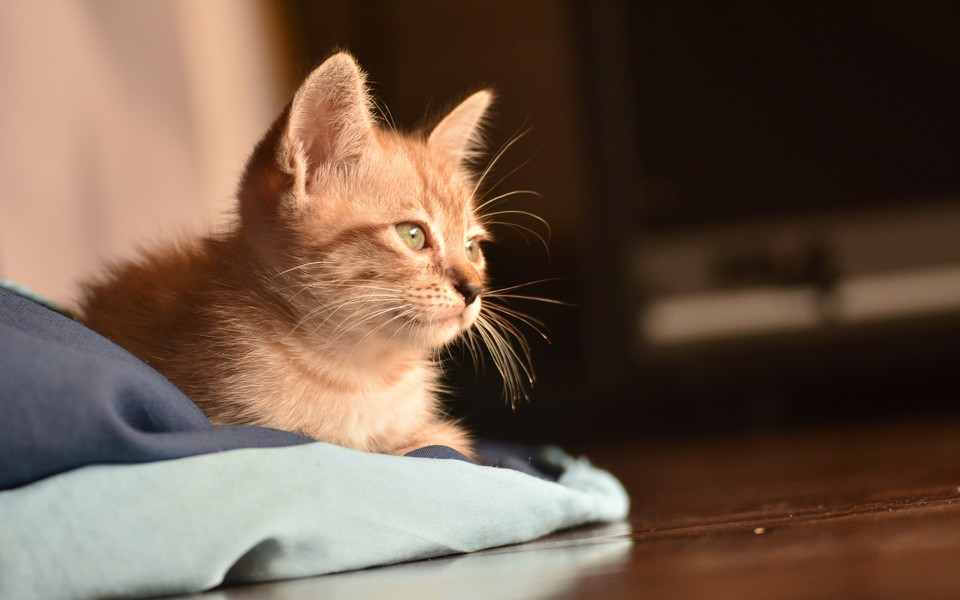
#> input picture python/file/aaa/cat.jpg, 960 x 600 px, found by its file name
$ python '8.7 第三方模块例子.py'
#> lines starting #> are read from the running program, lines starting #| are printed output that depends on the picture
from PIL import Image  #PIL(pillow) 图片处理模块

img = Image.open(r"C:\Users\mango\Desktop\python代码\file\aaa\cat.jpg")   # 读取图片
#> img is the input picture: PIL image 960x600 RGB; mean R, G, B 111.2, 89.4, 74
img = img.convert("L")   # 转化为黑白图片
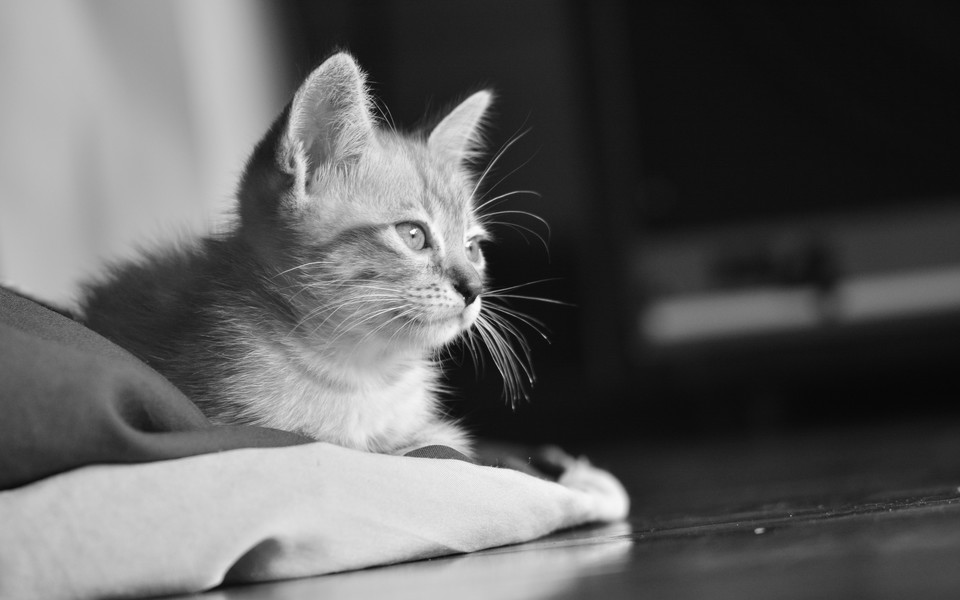
#> img: PIL image 960x600 L; min 6, max 253, mean 94.2
img.save(r"C:\Users\mango\Desktop\python代码\file\aaa\cat2.jpg")   # 存储图片
